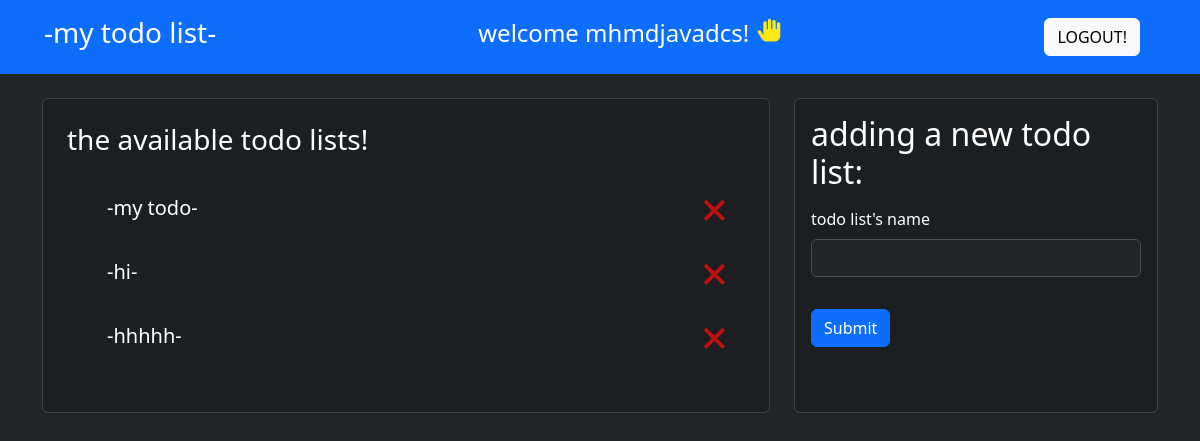
The app's page / (signed in), older data.
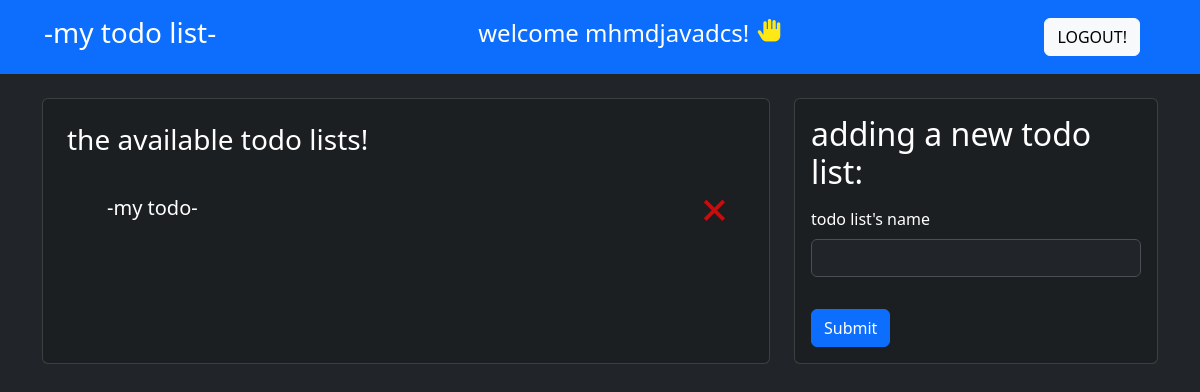
The same page, newer data.
### main/models.py (models this page shows, shortened)
class ToDoList(models.Model):
    user = models.ForeignKey(User, on_delete=models.CASCADE, default=None)
    name = models.CharField(max_length=200)

### main/views.py (the view)
# urls.py: path('', home, name='home'),
@login_required
def home(request):
    ls = ToDoList.objects.filter(user = request.user)
    return render(request, 'home.html', {'ls': ls})

### main/templates/home.html (shortened to what this page needs)
{% extends 'base.html' %}
{% block content %}
    <br/>
    <div class="container">
        <div class="my-container gap-4">
            <div class="todo-list col-8 card my-card text-white p-4">
                <h3 class="card-title">
                    the available todo lists!
                </h3>
                <ul class="mt-3">
                    {% for item in ls %}
                        <li class="p-2">
                            <a href={% url 'index' item.pk %} class="h5">
                               -{{item.name}}-
                            </a>
                            <div>
                                <a href={% url 'delete_list' item.pk %}>
                                    <i class='bx bx-x' style='color:#c50e0e'  ></i>
                                </a>
                            </div>
                        </li>
                    {% endfor %}
                </ul>
            </div>
            <div class="col card my-card p-3 text-white">
                <h2>adding a new todo list:</h2>
                <form action="{% url 'new_todo_list' %}" method="post">
                    <div class="mb-3 mt-2">
                    <label for="exampleInputEmail1" class="form-label">todo list's name</label>
                    <input type="text" class="form-control" id="exampleInputEmail1" aria-describedby="emailHelp" name="name">
                    </div>
                    <button type="submit" class="btn btn-primary mt-3">Submit</button>
                </form>
            </div>
        </div>
    </div>
{% endblock content %}

Row changes from the older to the newer data that the page shows:
removed ToDoList: name "hi"
removed ToDoList: name "hhhhh"
